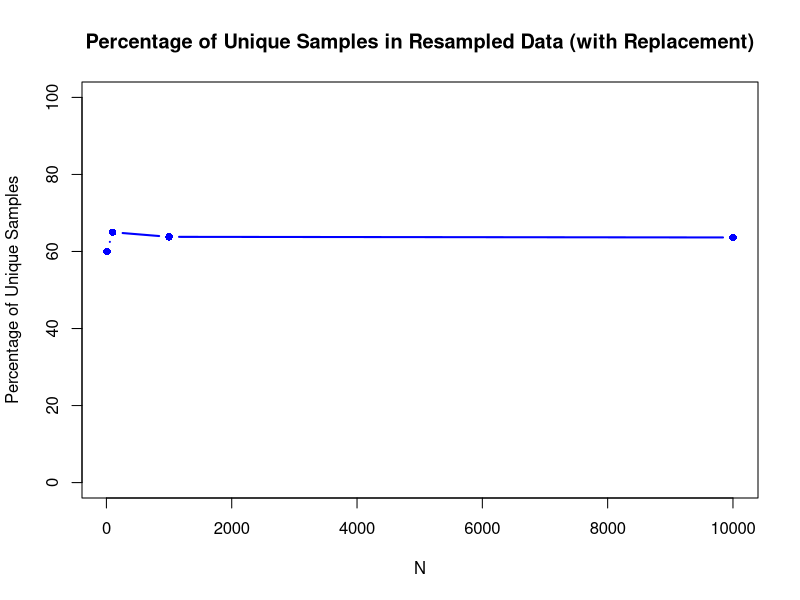
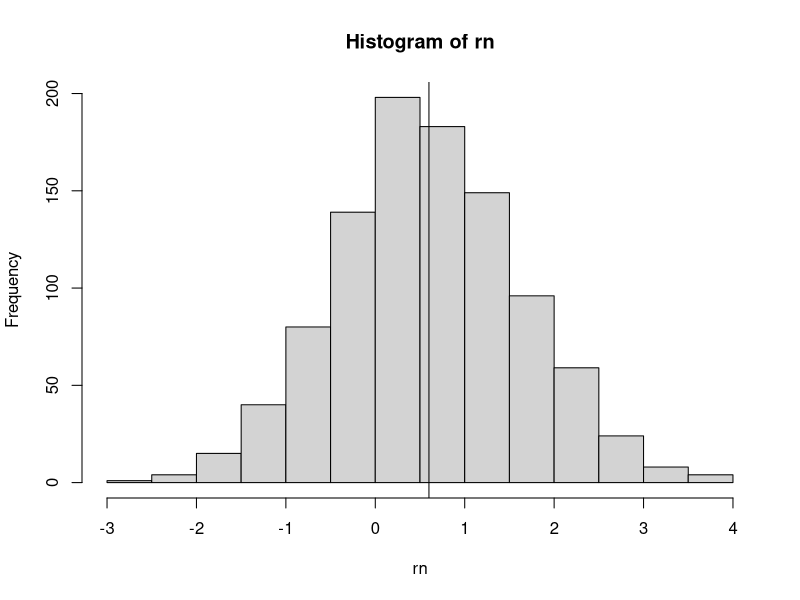
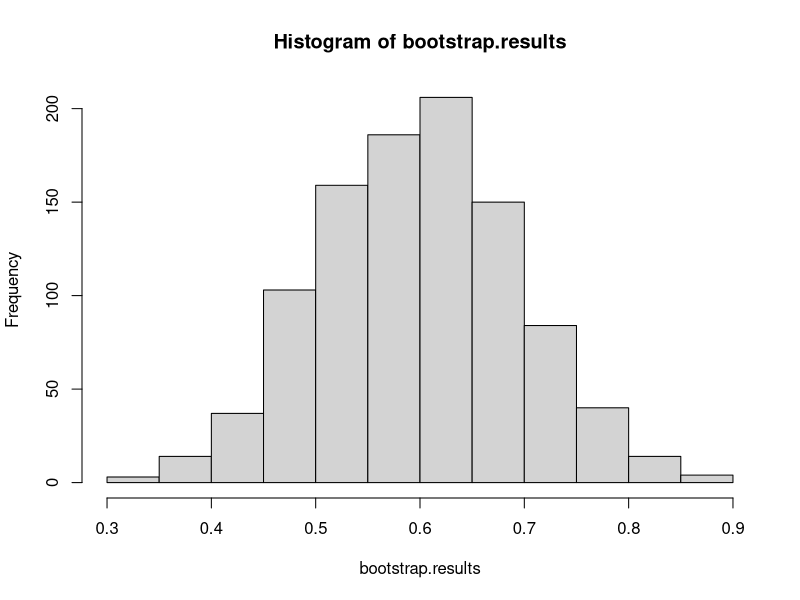

These figures' R source, in order:
# Estimate the percentage of unique samples in a resampled data set generated with
# replacement.
# • Estimate the percentage of unique samples if the original data set contains
# N = 10 different data points and you sample N data points with replacement.
# • Repeat the same analysis for N = (100, 1000, 10000).
# • Plot the percentage of unique samples as a function of N.

#  Draw n = 10000 samples from a normal distribution with a mean of 0.6 and a
# standard deviation of 1. Plot a histogram of the obtained values and add to the
# histogram a vertical line at 0.6. Save the figure in a pdf format
 
# Draw n = 100 samples from a normal distribution with a mean of 0.6 and a
# standard deviation of 1. From this data set, generate B = 1000 Boostrap data sets
# by sampling with replacement and estimate for each of these data sets the sample
# mean of the data points. Plot a histogram of the resulting mean values and save it
# in pdf format.

set.seed(300)


# Function to estimate percentage of unique samples in a resampled data set
estimate_unique_percentage <- function(N) {
  original_data <- 1:N  # Create original data set with N unique data points
  resampled_data <- sample(original_data, N, replace = TRUE)  # Resample N data points with replacement
  unique_percentage <- length(unique(resampled_data)) / N * 100  # Calculate percentage of unique samples
  return(unique_percentage)
}

# Values of N to analyze
Ns <- c(10, 100, 1000, 10000)

# Vector to store percentage of unique samples for each N
unique_percentages <- numeric(length(Ns))

# Loop through each N and estimate percentage of unique samples
for (i in 1:length(Ns)) {
  unique_percentages[i] <- estimate_unique_percentage(Ns[i])
}

# Plot the results
plot(Ns, unique_percentages, type = "b", pch = 16, col = "blue", xlab = "N", ylab = "Percentage of Unique Samples",
     main = "Percentage of Unique Samples in Resampled Data (with Replacement)",
     xlim = c(min(Ns), max(Ns)), ylim = c(0, 100), lwd = 2)




n <- 1000
rn <- rnorm(n, mean=0.6, sd=1)
hist(rn)
abline(v=0.6)

#question5
sample.size <- 100
rn <- rnorm(sample.size, mean=0.6, sd=1)
n.samples <- 1000
bootstrap.results <- c()

for (i in 1:n.samples)
{
  obs <- sample(1:sample.size, replace = TRUE)
  bootstrap.results[i] <- mean(rn[obs])
}

length(bootstrap.results)
bootstrap.results
hist(bootstrap.results)
